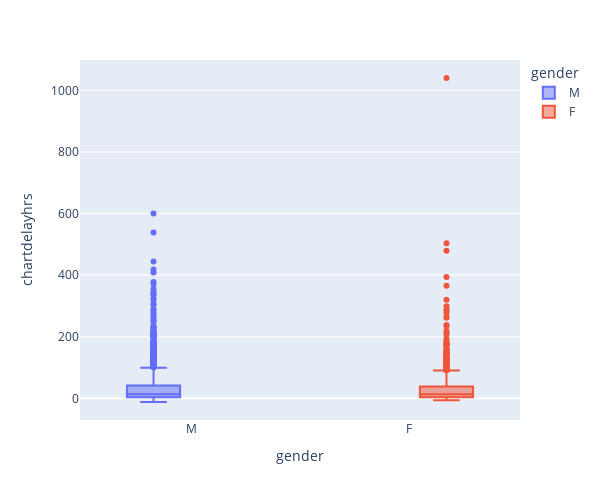

Here is the notebook cell this chart was saved with:
### Markdown cell above
### As we can see here, data needs to be cleaned e.g. on age

### Code cell
demographic = data_TBI_ML.groupby(['hadm_id']).aggregate({'chartdelayhrs':'mean', 'gender':'min'})
fig = px.box(demographic,x = 'gender', y="chartdelayhrs", color='gender',width=600, height=500)
fig.show()

### Figure 1 — Plotly figure (JSON) as saved in the notebook; plotly's stock layout.template omitted (floating-point values rounded to 4 significant figures; data arrays with more than 128 entries replaced by an {"elided": "..."} marker saying what was removed)
{"data": [{"alignmentgroup": "True", "hoverlabel": {"namelength": 0}, "hovertemplate": "gender=%{x}<br>chartdelayhrs=%{y}", "legendgroup": "M", "marker": {"color": "#636efa"}, "name": "M", "notched": false, "offsetgroup": "M", "orientation": "v", "showlegend": true, "type": "box", "x": {"elided": "1399 str values"}, "x0": " ", "xaxis": "x", "y": {"elided": "1399 float values"}, "y0": " ", "yaxis": "y"}, {"alignmentgroup": "True", "hoverlabel": {"namelength": 0}, "hovertemplate": "gender=%{x}<br>chartdelayhrs=%{y}", "legendgroup": "F", "marker": {"color": "#EF553B"}, "name": "F", "notched": false, "offsetgroup": "F", "orientation": "v", "showlegend": true, "type": "box", "x": {"elided": "834 str values"}, "x0": " ", "xaxis": "x", "y": {"elided": "834 float values"}, "y0": " ", "yaxis": "y"}], "layout": {"boxmode": "group", "height": 500, "legend": {"title": {"text": "gender"}, "tracegroupgap": 0}, "margin": {"t": 60}, "width": 600, "xaxis": {"anchor": "y", "categoryarray": ["M", "F"], "categoryorder": "array", "domain": [0, 1], "title": {"text": "gender"}}, "yaxis": {"anchor": "x", "domain": [0, 1], "title": {"text": "chartdelayhrs"}}}}
